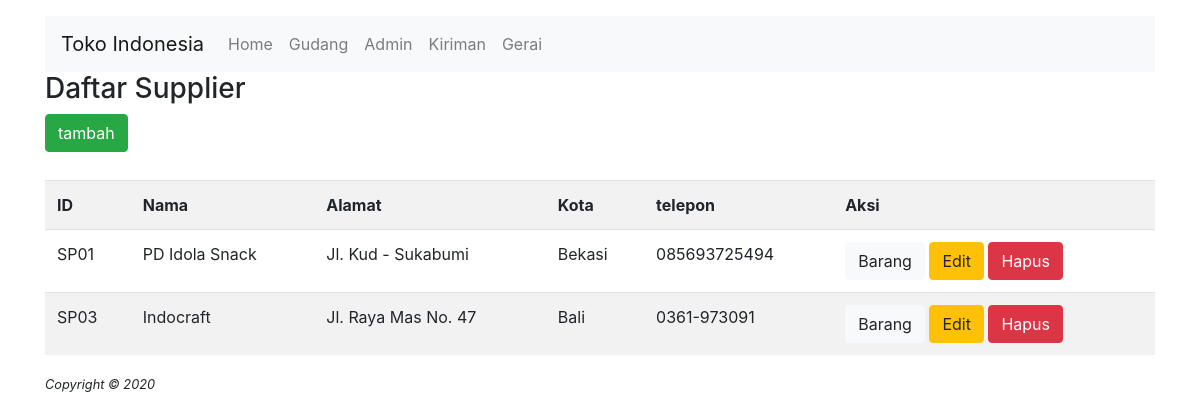
The app's page /admin/index.php with its own data.
### tables this page shows
CREATE TABLE `supplier` (
  `id` varchar(25) NOT NULL,
  `nama` varchar(75) NOT NULL,
  `alamat` text NOT NULL,
  `kota` varchar(25) NOT NULL,
  `telepon` varchar(12) NOT NULL
);

### konfigurasi/function.php (called while the page is built, shortened)
<?php
function execute_query($con, $query) {
    $result = mysqli_query($con, $query) or die(mysqli_error($con));
    return $result;
}

### admin/index.php (the view, shortened to what this page needs)
<?php
include '../fragment/header.php';
include '../konfigurasi/function.php';
?>
<?php include '../fragment/menu.php' ?>
<main>
    <h3>Daftar Supplier</h3>
    <h3><a class="btn btn-success" role="button" href="tambah.php" style="margin-bottom: 20px">tambah</a></h3>
    <table class="table table-striped">
        <tr>
            <th>ID</th>
            <th>Nama</th>
            <th>Alamat</th>
            <th>Kota</th>
            <th>telepon</th>
            <th>Aksi</th>
        </tr>
        <?php
        $con = connect_db();
        $query = "SELECT * FROM supplier";
        $result = execute_query($con, $query);
        while ($data = mysqli_fetch_array($result)) {
            ?>
            <tr>
                <td><?= $data['id'] ?></td>
                <td><?= $data['nama'] ?></td>
                <td><?= $data['alamat'] ?></td>
                <td><?= $data['kota'] ?></td>
                <td><?= $data['telepon'] ?></td>
                <td>
                    <a class="btn btn-light" role="button" href="detail.php?id=<?= $data['id'] ?>">
                        Barang</a>
                    <a class="btn btn-warning" role="button" href="edit.php?id=<?= $data['id'] ?>">
                        Edit</a>
                    <a  class="btn btn-danger" role="button" onclick="return confirm('akan menghapus data?')"
                       href="hapus.php?id=<?= $data['id'] ?>">
                        Hapus</a>
                </td>
            </tr>
            <?php
        }
        ?>
    </table>
</main>
<?php include '../fragment/footer.php'; ?>

### records on screen
supplier: id "SP01", nama "PD Idola Snack", alamat "Jl. Kud - Sukabumi", kota "Bekasi", telepon "085693725494"
supplier: id "SP03", nama "Indocraft", alamat "Jl. Raya Mas No. 47", kota "Bali", telepon "0361-973091"
